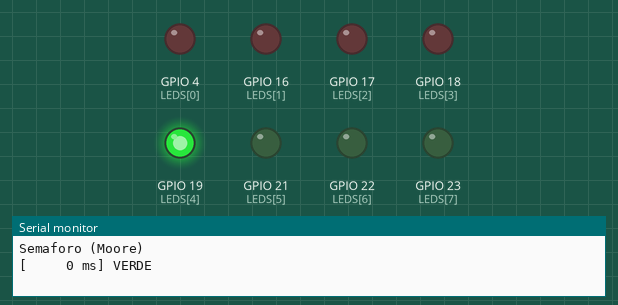
A sketch run on a simulated ESP32. Parts: output pins drawn as LEDs (lit = HIGH), the last lines printed to the serial monitor.

Above: at 2.5 s.
At 6.0 s:
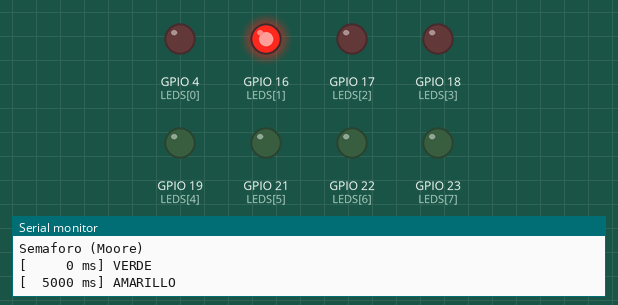
At 9.5 s:
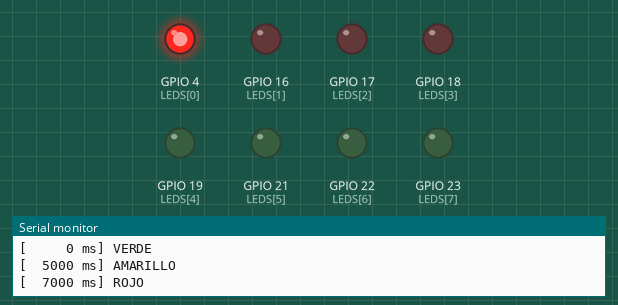
Timing chart, 0 to 15.6 s (numbered marks = the images above):
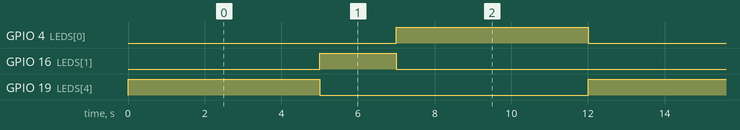

Measured:
- by itself, GPIO 4 (LEDS[0]), GPIO 19 (LEDS[4]): alternates HIGH for 5.0 s and LOW for 7.0 s
- by itself, GPIO 16 (LEDS[1]): alternates HIGH for 2.0 s and LOW for 10.0 s
- by itself, everything shown: repeats every 12.0 s, in 3 steps

The sketch:

sketch.ino
```cpp
// Clase 8 - Ejemplo 2: Semáforo (máquina de MOORE temporizada)
// Tres estados: VERDE -> AMARILLO -> ROJO -> VERDE ...
// Las salidas dependen SOLO del estado (Moore).
// Las transiciones ocurren cuando pasa el tiempo (millis, sin delay).
//
// LEDs de la placa (no hay LED amarillo: lo representamos con L1):
//   L0 (rojo)  = luz ROJA
//   L1 (rojo)  = luz "AMARILLA"
//   L4 (verde) = luz VERDE

#include <Arduino.h>

const int LEDS[8] = {4, 16, 17, 18, 19, 21, 22, 23};  // L0 ... L7
const int LUZ_ROJA = LEDS[0];
const int LUZ_AMARILLA = LEDS[1];
const int LUZ_VERDE = LEDS[4];

// Cuánto dura cada estado (en milisegundos)
const unsigned long TIEMPO_VERDE = 5000;
const unsigned long TIEMPO_AMARILLO = 2000;
const unsigned long TIEMPO_ROJO = 5000;

// ---------- Paso 1: los estados del diagrama, con nombre ----------
enum Estado { VERDE, AMARILLO, ROJO };

// ---------- Paso 2: la variable que recuerda el estado ----------
Estado estado = VERDE;              // estado inicial (la flecha "inicio" del diagrama)
unsigned long inicioEstado = 0;     // cuándo entramos al estado actual

// Enciende las tres luces según lo que se pida
void luces(bool roja, bool amarilla, bool verde) {
  digitalWrite(LUZ_ROJA, roja);
  digitalWrite(LUZ_AMARILLA, amarilla);
  digitalWrite(LUZ_VERDE, verde);
}

void imprimirEstado(Estado e) {
  switch (e) {
    case VERDE:    Serial.printf("[%6lu ms] VERDE\n", millis());    break;
    case AMARILLO: Serial.printf("[%6lu ms] AMARILLO\n", millis()); break;
    case ROJO:     Serial.printf("[%6lu ms] ROJO\n", millis());     break;
  }
}

// Toda transición pasa por aquí: cambia el estado y reinicia el cronómetro
void cambiarEstado(Estado nuevo) {
  estado = nuevo;
  inicioEstado = millis();
  imprimirEstado(estado);
}

void setup() {
  Serial.begin(115200);
  for (int i = 0; i < 8; i++) {
    pinMode(LEDS[i], OUTPUT);
  }
  Serial.printf("Semaforo (Moore)\n");
  cambiarEstado(VERDE);
}

void loop() {
  // Cuánto tiempo llevamos en el estado actual
  unsigned long enEstado = millis() - inicioEstado;

  // ---------- Paso 3: un case por cada círculo del diagrama ----------
  switch (estado) {
    case VERDE:
      luces(false, false, true);                 // SALIDA del estado
      if (enEstado >= TIEMPO_VERDE) {            // TRANSICIÓN (flecha que sale)
        cambiarEstado(AMARILLO);
      }
      break;

    case AMARILLO:
      luces(false, true, false);
      if (enEstado >= TIEMPO_AMARILLO) {
        cambiarEstado(ROJO);
      }
      break;

    case ROJO:
      luces(true, false, false);
      if (enEstado >= TIEMPO_ROJO) {
        cambiarEstado(VERDE);
      }
      break;
  }

  // Aquí podría ir cualquier otra cosa: el loop NUNCA se queda trabado.
}
```
